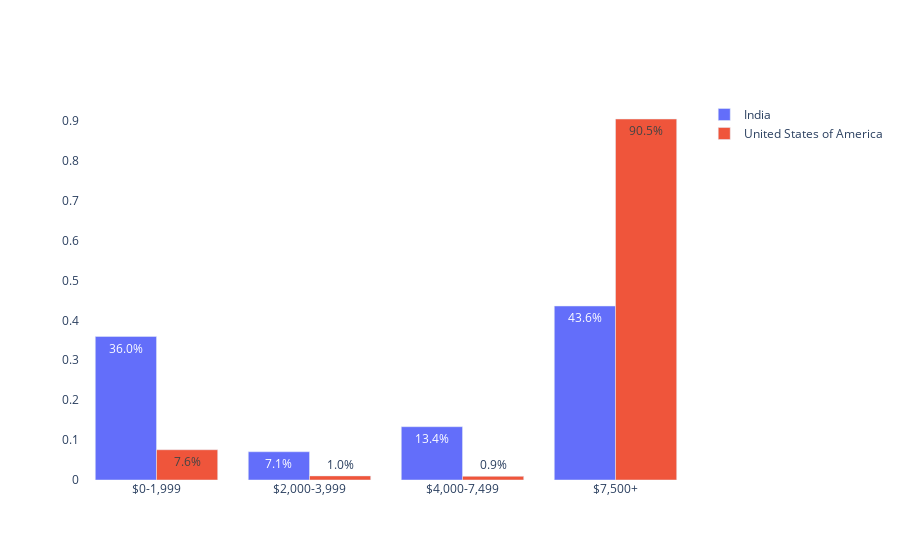

Notebook code cell kept with this figure:
### Code cell
fig = go.Figure()
for country, group in india_usa_df.groupby("Q3"):
    # print(country)
    fig.add_trace(go.Bar(x = group['Q25']
                         , y = group['percentage']
                         , name = country
                         , text = group['%'].astype(str) + '%'
                         , textposition = 'Auto')) # layer

fig.update_layout(barmode = 'group', plot_bgcolor = 'white')
fig.show()

### Figure 1 — Plotly figure (JSON) as saved in the notebook; plotly's stock layout.template omitted (floating-point values rounded to 4 significant figures)
{"data": [{"name": "India", "text": ["36.0%", "7.1%", "13.4%", "43.6%"], "type": "bar", "x": ["$0-1,999", "$2,000-3,999", "$4,000-7,499", "$7,500+"], "y": [0.3596, 0.07079, 0.1336, 0.436]}, {"name": "United States of America", "text": ["7.6%", "1.0%", "0.9%", "90.5%"], "type": "bar", "x": ["$0-1,999", "$2,000-3,999", "$4,000-7,499", "$7,500+"], "y": [0.07588, 0.0103, 0.009214, 0.9046]}], "layout": {"autosize": true, "barmode": "group", "plot_bgcolor": "white", "xaxis": {"autorange": true, "range": [-0.5, 3.5], "type": "category"}, "yaxis": {"autorange": true, "range": [0, 0.9522], "type": "linear"}}}
